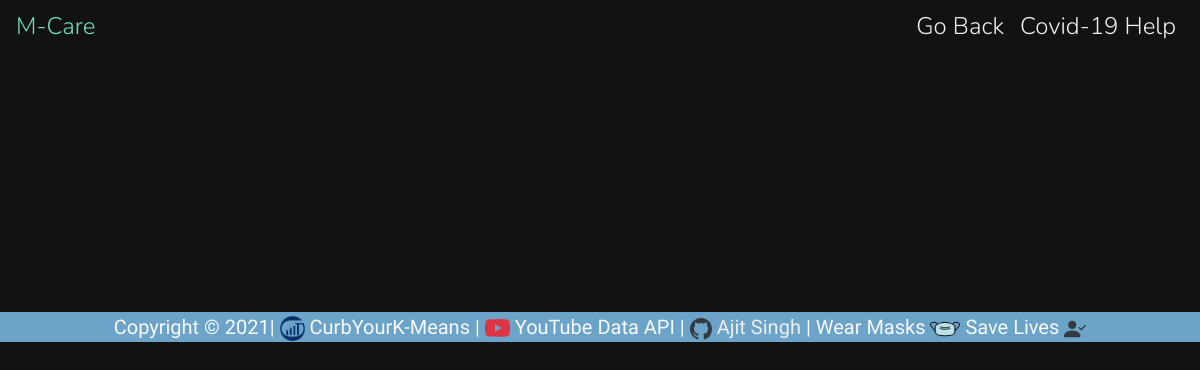
/completed_help, run on an earlier commit of the app's database.
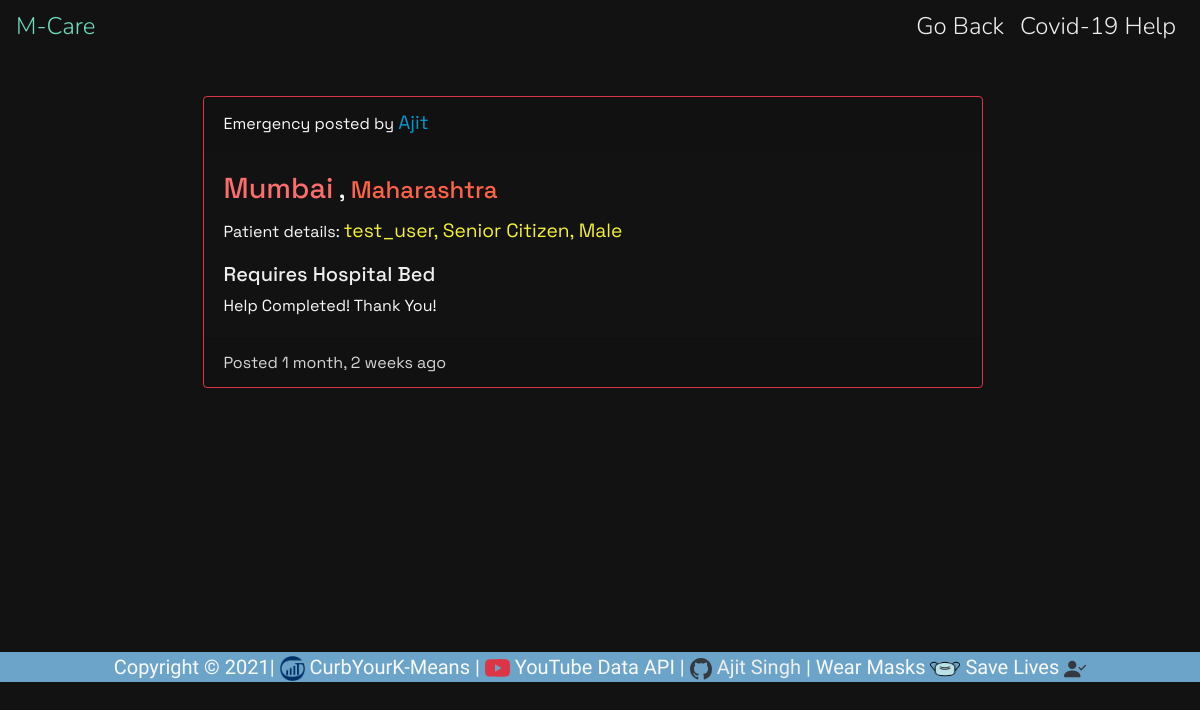
And on a later commit of the database.
### search/models.py (models this page shows, shortened)
class Post(models.Model):
    STATE_CHOICES = [
        ('Andhra Pradesh', 'Andhra Pradesh'),
        ('Arunachal Pradesh', 'Arunachal Pradesh'),
        ('Assam', 'Assam'),
        ('Bihar', 'Bihar'),
        ('Chhattisgarh', 'Chhattisgarh'),
        ('Goa', 'Goa'),
        ('Gujarat', 'Gujarat'),
        ('Haryana', 'Haryana'),
        ('Himachal Pradesh', 'Himachal Pradesh'),
        ('Jharkhand', 'Jharkhand'),
        ('Karnataka', 'Karnataka'),
        ('Kerala', 'Kerala'),
        ('Madhya Pradesh', 'Madhya Pradesh'),
        ('Maharashtra', 'Maharashtra'),
        ('Manipur', 'Manipur'),
        ('Meghalaya', 'Meghalaya'),
        ('Mizoram', 'Mizoram'),
        ('Nagaland', 'Nagaland'),
        ('Odisha', 'Odisha'),
        ('Punjab', 'Punjab'),
        ('Rajasthan', 'Rajasthan'),
        ('Sikkim', 'Sikkim'),
        ('Tamil Nadu', 'Tamil Nadu'),
        ('Telangana', 'Telangana'),
        ('Tripura', 'Tripura'),
        ('Uttar Pradesh', 'Uttar Pradesh'),
        ('Uttarakhand', 'Uttarakhand'),
        ('West Bengal', 'West   Bengal'),
        ('Andaman and Nicobar', 'Andaman and Nicobar Island'),
        ('Chandigarh', 'Chandigarh'),
        ('Dadra and Nagar Haveli', 'Dadra and Nagar Haveli'),
        ('Daman and Diu', 'Daman and Diu'),
        ('Delhi', 'Delhi'),
        ('Ladakh', 'Ladakh'),
        ('Lakshadweep', 'Lakshadweep'),
        ('Jammu and Kashmir', 'Jammu and Kashmir'),
        ('Puducherry', 'Puducherry')
    ]
    RESOURCE_CHOICES = [
        ('Oxygen', 'Oxygen'),
        ('Hospital Bed', 'Hospital Bed'),
        ('Blood Plasma', 'Blood Plasma'),
        ('Remdesevir', 'Remdesevir'),
        ('Tocilizumab', 'Tocilizumab'),
        ('Vaccine', 'Vaccine')
    ]
    AGE_CHOICES = [
        ('Senior Citizen', 'Senior Citizen'),
        ('Co-Morbid Adult', 'Co-Morbid Adult'),
        ('Adult', 'Adult'),
        ('Under 18', 'Under 18')
    ]
    GENDER_CHOICES = [
        ("Male", "Male"),
        ("Female", "Female"),
        ("Other", 'Other')
    ]
    op = models.CharField(max_length=20)
    patient = models.CharField(max_length=20)
    age = models.CharField(max_length=20, choices=AGE_CHOICES, default='Senior Citizen')
    gender = models.CharField(max_length=20, choices=GENDER_CHOICES, default='Other')
    state = models.CharField(max_length=30, choices=STATE_CHOICES, default='Delhi')
    district = models.CharField(max_length=20)
    resource = models.CharField(max_length=20, choices=RESOURCE_CHOICES, default='Oxygen')
    is_completed = models.BooleanField(default=False)
    contact_email = models.EmailField(max_length=30, blank=True)
    contact_phone = models.PositiveBigIntegerField(blank=True, default='001')
    date_posted = models.DateTimeField(auto_now=True)

### search/views.py (the view)
# urls.py: path('completed_help', views.completed_help, name='completed_help'),
def completed_help(request):
    posts = Post.objects.all().order_by('-date_posted')
    return render(request, 'search/completed.html', {'posts': posts})

### search/templates/search/completed.html (shortened to what this page needs)
{% load static %}
<html lang="en">
<head>
   <link rel="stylesheet" href="https://stackpath.bootstrapcdn.com/bootstrap/4.4.1/css/bootstrap.min.css">
    <link rel="stylesheet" href="{% static 'custom.css' %}" />
</head>
<body>
  <nav id="mainNavbar" class="navbar navbar-dark navbar-expand-md py-0 fixed-top ">
        <a class="navbar-brand" href="{% url 'home' %}" style="color: #6DDCBD">
                      M-Care
        </a>
        <div class="collapse navbar-collapse flex-row-reverse" id="navLinks">
            <ul class="navbar-nav">
                <li class="nav-item" >
                    <a href="{% url 'display_help' %}" class="nav-link">Go Back</a>
                </li>
                <li class="nav-item" >
                    <a href="{% url 'covidhome' %}" class="nav-link">Covid-19 Help</a>
                </li>
            </ul>
        </div>
    </nav>
<br>
  <br>
  <br>
  <div class="row align-items-center justify-content-center mt-4 mr-0" data-aos="zoom-in-left" data-aos-easing="ease-in" data-aos-delay="500" data-aos-duration="2500">
                    <div class="col-8">
{% for i in posts %}
      {% if i.is_completed == True %}
      <div class="card text-light bg-transparent border-danger">
  <div class="card-header">
      Emergency posted by <span style="color:hsl(195, 100%, 40%);font-size: larger">{{i.op}}</span>
  </div>
  <div class="card-body">
      <h4 class="card-title"><span style="font-size: larger;color: #FC6D6D">{{i.district}}</span> , <span style="color:hsl(9, 100%, 64%)">{{i.state}}</span></h4>
    <p class="card-text">Patient details: <span style="font-size: larger;color: #f4f231;">{{i.patient}}, {{i.age}}, {{i.gender}}</span></p>
      <h5 style="color: #eeeeee">Requires {{i.resource}}</span></h5>
     Help Completed! Thank You!
  </div>
           <div class="card-footer" style="color: #d6d6d6">
              Posted {{i.date_posted|timesince}} ago
           </div>
</div>
<br><br>
      {% endif %}
      {% endfor %}
  </div>
  </div>
<br><br><br><br><br><br><br><br><br>
   <footer style="background-color:#6ca4c9;" >
      <p class=" mb-0  lead text-center text-light" > Copyright &copy; 2021| <img src="{% static 'iiitg.png' %}" height="25" width="25"/> CurbYourK-Means |
  YouTube Data API |
          <a href = "https://github.com/iamajitsingh/" target="_blank" style="color:#eeeeee;">Ajit Singh</a> |
     Wear Masks <img src="{% static 'mask.png' %}" height="22" width="30"/> Save Lives
      </p>
  </footer>
</body>
</html>

What changed in the data, as far as the page shows it:
added Post: op "Ajit", district "Mumbai", state "Maharashtra", patient "test_user", age "Senior Citizen", gender "Male", resource "Hospital Bed", date_posted "1 month, 2 weeks"
